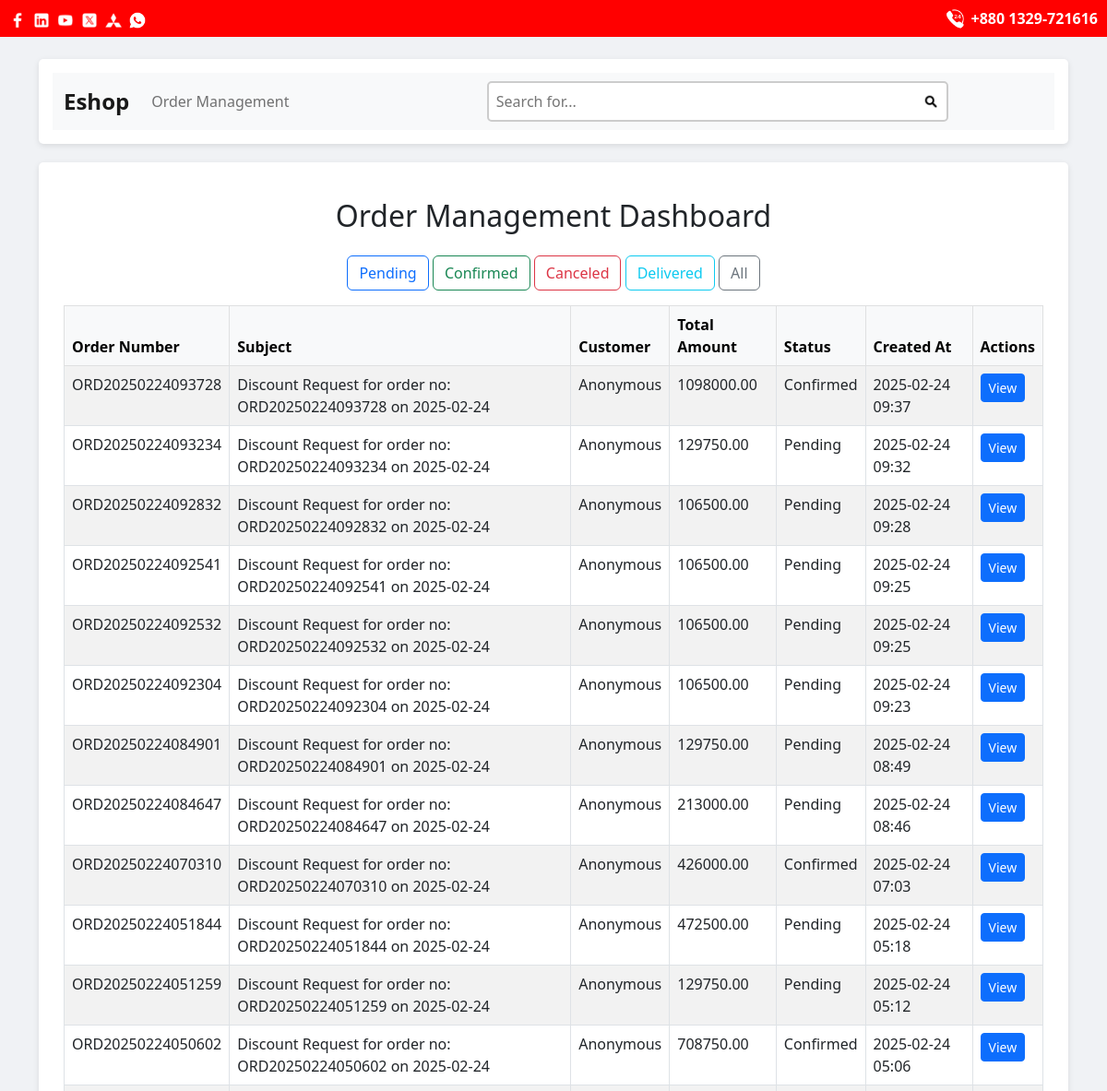
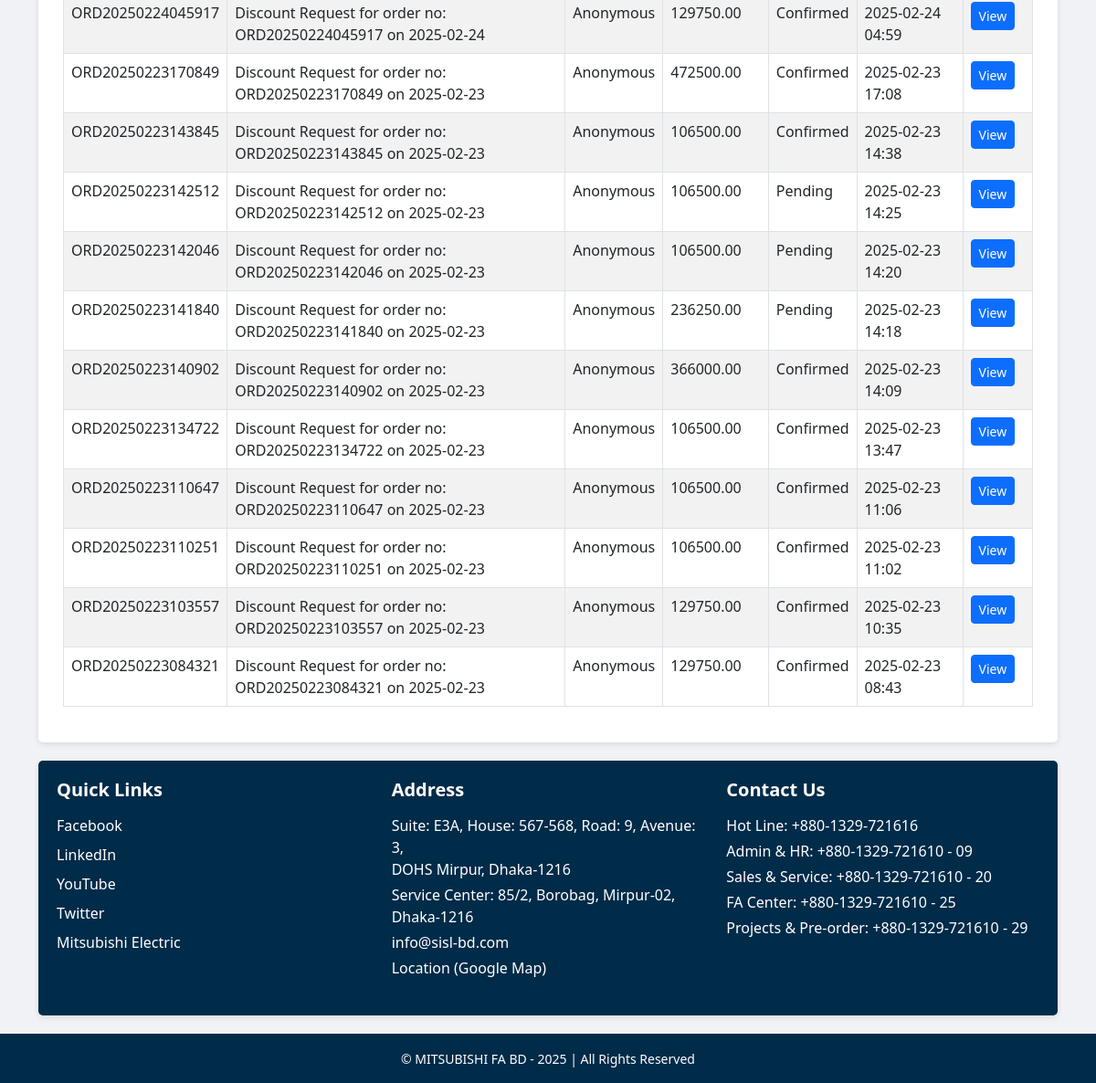
Page /order-management/ (signed in) on the committed database (2 pictures, top to bottom).
### eshop/models.py (models this page shows, shortened)
class Quotation(models.Model):
    customer = models.ForeignKey(User, on_delete=models.SET_NULL, null=True, blank=True)
    created_at = models.DateTimeField(auto_now_add=True)
    notes = models.TextField(blank=True, null=True)
    total_amount = models.DecimalField(max_digits=12, decimal_places=2, default=0)
    order_number = models.CharField(max_length=20, blank=True, null=True, unique=True)
    subject = models.CharField(max_length=255, blank=True, null=True)
    status = models.CharField(
        max_length=1,
        choices=OrderStatus.choices,
        default=OrderStatus.PENDING
    )
    phone_no = models.CharField(max_length=20, blank=True, null=True)
    customer_name = models.CharField(max_length=255, blank=True, null=True)
    email = models.EmailField(blank=True, null=True)
    delivery_address = models.TextField(blank=True, null=True)

### eshop/views.py (the view)
# urls.py: path('order-management/', views.order_management_view, name='order_management'),
@staff_member_required
def order_management_view(request):
    orders = Quotation.objects.all().order_by("-created_at")
    status_filter = request.GET.get("status")
    if status_filter:
        orders = orders.filter(status=status_filter)
    context = {"orders": orders}
    return TemplateResponse(request, "order_management.html", context)

### eshop/templates/order_management.html
{% extends "base.html" %}
{% load static %}
{% block content %}
<div class="container my-4">
  <h2 class="text-center mb-4">Order Management Dashboard</h2>
  <div class="mb-3 text-center">
    <a href="?status=P" class="btn btn-outline-primary">Pending</a>
    <a href="?status=C" class="btn btn-outline-success">Confirmed</a>
    <a href="?status=X" class="btn btn-outline-danger">Canceled</a>
    <a href="?status=D" class="btn btn-outline-info">Delivered</a>
    <a href="{% url 'order_management' %}" class="btn btn-outline-secondary">All</a>
  </div>
  <table class="table table-striped table-bordered">
    <thead class="table-light">
      <tr>
        <th>Order Number</th>
        <th>Subject</th>
        <th>Customer</th>
        <th>Total Amount</th>
        <th>Status</th>
        <th>Created At</th>
        <th>Actions</th>
      </tr>
    </thead>
    <tbody>
      {% for order in orders %}
      <tr>
        <td>{{ order.order_number }}</td>
        <td>{{ order.subject }}</td>
        <td>{{ order.customer.get_full_name|default:"Anonymous" }}</td>
        <td>{{ order.total_amount }}</td>
        <td>{{ order.get_status_display }}</td>
        <td>{{ order.created_at|date:"Y-m-d H:i" }}</td>
        <td>
          <a href="{% url 'quotation_detail' order.pk %}" class="btn btn-sm btn-primary">View</a>
        </td>
      </tr>
      {% empty %}
      <tr>
        <td colspan="7" class="text-center">No orders found.</td>
      </tr>
      {% endfor %}
    </tbody>
  </table>
</div>
{% endblock %}

### eshop/templates/base.html (style rules this page uses)
body { padding-top: 40px; background-color: #f0f2f5; }

### rows in the picture
Quotation: order_number "ORD20250224093728", subject "Discount Request for order no: ORD20250224093728 on 2025-02-24", customer.get_full_name "Anonymous", total_amount "1098000.00", status "Confirmed", created_at "2025-02-24 09:37"
Quotation: order_number "ORD20250224093234", subject "Discount Request for order no: ORD20250224093234 on 2025-02-24", customer.get_full_name "Anonymous", total_amount "129750.00", status "Pending", created_at "2025-02-24 09:32"
Quotation: order_number "ORD20250224092832", subject "Discount Request for order no: ORD20250224092832 on 2025-02-24", customer.get_full_name "Anonymous", total_amount "106500.00", status "Pending", created_at "2025-02-24 09:28"
Quotation: order_number "ORD20250224092541", subject "Discount Request for order no: ORD20250224092541 on 2025-02-24", customer.get_full_name "Anonymous", total_amount "106500.00", status "Pending", created_at "2025-02-24 09:25"
Quotation: order_number "ORD20250224092532", subject "Discount Request for order no: ORD20250224092532 on 2025-02-24", customer.get_full_name "Anonymous", total_amount "106500.00", status "Pending", created_at "2025-02-24 09:25"
Quotation: order_number "ORD20250224092304", subject "Discount Request for order no: ORD20250224092304 on 2025-02-24", customer.get_full_name "Anonymous", total_amount "106500.00", status "Pending", created_at "2025-02-24 09:23"
Quotation: order_number "ORD20250224084901", subject "Discount Request for order no: ORD20250224084901 on 2025-02-24", customer.get_full_name "Anonymous", total_amount "129750.00", status "Pending", created_at "2025-02-24 08:49"
Quotation: order_number "ORD20250224084647", subject "Discount Request for order no: ORD20250224084647 on 2025-02-24", customer.get_full_name "Anonymous", total_amount "213000.00", status "Pending", created_at "2025-02-24 08:46"
Quotation: order_number "ORD20250224070310", subject "Discount Request for order no: ORD20250224070310 on 2025-02-24", customer.get_full_name "Anonymous", total_amount "426000.00", status "Confirmed", created_at "2025-02-24 07:03"
Quotation: order_number "ORD20250224051844", subject "Discount Request for order no: ORD20250224051844 on 2025-02-24", customer.get_full_name "Anonymous", total_amount "472500.00", status "Pending", created_at "2025-02-24 05:18"
Quotation: order_number "ORD20250224051259", subject "Discount Request for order no: ORD20250224051259 on 2025-02-24", customer.get_full_name "Anonymous", total_amount "129750.00", status "Pending", created_at "2025-02-24 05:12"
Quotation: order_number "ORD20250224050602", subject "Discount Request for order no: ORD20250224050602 on 2025-02-24", customer.get_full_name "Anonymous", total_amount "708750.00", status "Confirmed", created_at "2025-02-24 05:06"
Quotation: order_number "ORD20250224045917", subject "Discount Request for order no: ORD20250224045917 on 2025-02-24", customer.get_full_name "Anonymous", total_amount "129750.00", status "Confirmed", created_at "2025-02-24 04:59"
Quotation: order_number "ORD20250223170849", subject "Discount Request for order no: ORD20250223170849 on 2025-02-23", customer.get_full_name "Anonymous", total_amount "472500.00", status "Confirmed", created_at "2025-02-23 17:08"
Quotation: order_number "ORD20250223143845", subject "Discount Request for order no: ORD20250223143845 on 2025-02-23", customer.get_full_name "Anonymous", total_amount "106500.00", status "Confirmed", created_at "2025-02-23 14:38"
Quotation: order_number "ORD20250223142512", subject "Discount Request for order no: ORD20250223142512 on 2025-02-23", customer.get_full_name "Anonymous", total_amount "106500.00", status "Pending", created_at "2025-02-23 14:25"
Quotation: order_number "ORD20250223142046", subject "Discount Request for order no: ORD20250223142046 on 2025-02-23", customer.get_full_name "Anonymous", total_amount "106500.00", status "Pending", created_at "2025-02-23 14:20"
Quotation: order_number "ORD20250223141840", subject "Discount Request for order no: ORD20250223141840 on 2025-02-23", customer.get_full_name "Anonymous", total_amount "236250.00", status "Pending", created_at "2025-02-23 14:18"
Quotation: order_number "ORD20250223140902", subject "Discount Request for order no: ORD20250223140902 on 2025-02-23", customer.get_full_name "Anonymous", total_amount "366000.00", status "Confirmed", created_at "2025-02-23 14:09"
Quotation: order_number "ORD20250223134722", subject "Discount Request for order no: ORD20250223134722 on 2025-02-23", customer.get_full_name "Anonymous", total_amount "106500.00", status "Confirmed", created_at "2025-02-23 13:47"
Quotation: order_number "ORD20250223110647", subject "Discount Request for order no: ORD20250223110647 on 2025-02-23", customer.get_full_name "Anonymous", total_amount "106500.00", status "Confirmed", created_at "2025-02-23 11:06"
Quotation: order_number "ORD20250223110251", subject "Discount Request for order no: ORD20250223110251 on 2025-02-23", customer.get_full_name "Anonymous", total_amount "106500.00", status "Confirmed", created_at "2025-02-23 11:02"
Quotation: order_number "ORD20250223103557", subject "Discount Request for order no: ORD20250223103557 on 2025-02-23", customer.get_full_name "Anonymous", total_amount "129750.00", status "Confirmed", created_at "2025-02-23 10:35"
Quotation: order_number "ORD20250223084321", subject "Discount Request for order no: ORD20250223084321 on 2025-02-23", customer.get_full_name "Anonymous", total_amount "129750.00", status "Confirmed", created_at "2025-02-23 08:43"
